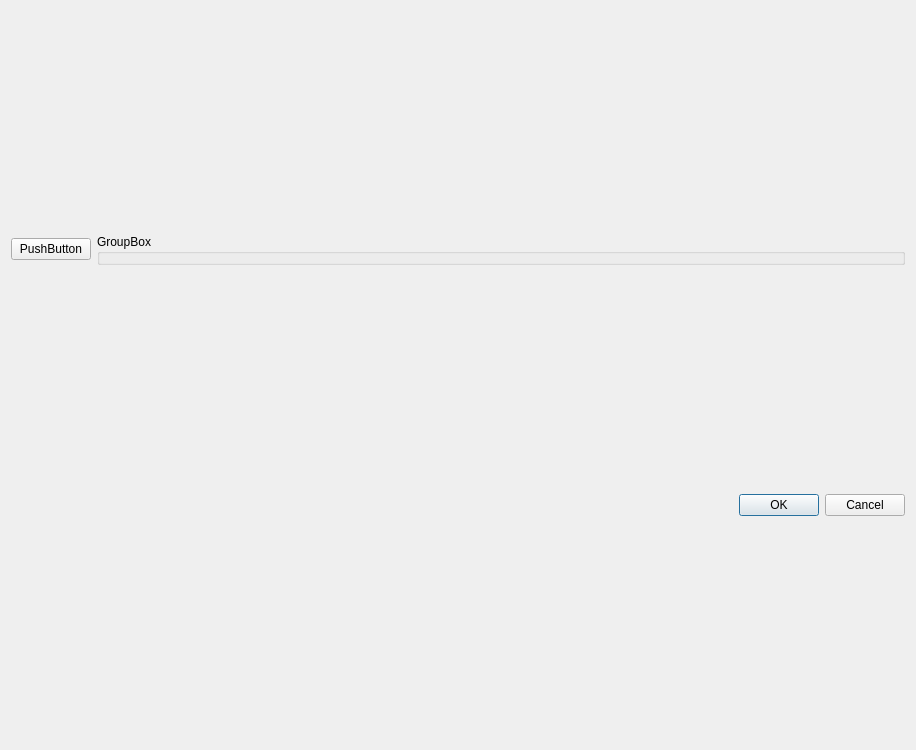
<?xml version="1.0" encoding="UTF-8"?>
<ui version="4.0">
 <class>Dialog</class>
 <widget class="QDialog" name="Dialog">
  <property name="geometry">
   <rect>
    <x>0</x>
    <y>0</y>
    <width>916</width>
    <height>750</height>
   </rect>
  </property>
  <property name="windowTitle">
   <string>Dialog</string>
  </property>
  <layout class="QGridLayout" name="gridLayout">
   <item row="1" column="1">
    <widget class="QGroupBox" name="groupBox">
     <property name="title">
      <string>GroupBox</string>
     </property>
    </widget>
   </item>
   <item row="2" column="1">
    <widget class="QDialogButtonBox" name="buttonBox">
     <property name="orientation">
      <enum>Qt::Horizontal</enum>
     </property>
     <property name="standardButtons">
      <set>QDialogButtonBox::Cancel|QDialogButtonBox::Ok</set>
     </property>
    </widget>
   </item>
   <item row="1" column="0">
    <widget class="QPushButton" name="pushButton">
     <property name="text">
      <string>PushButton</string>
     </property>
    </widget>
   </item>
  </layout>
 </widget>
 <resources/>
 <connections>
  <connection>
   <sender>buttonBox</sender>
   <signal>accepted()</signal>
   <receiver>Dialog</receiver>
   <slot>accept()</slot>
   <hints>
    <hint type="sourcelabel">
     <x>248</x>
     <y>254</y>
    </hint>
    <hint type="destinationlabel">
     <x>157</x>
     <y>274</y>
    </hint>
   </hints>
  </connection>
  <connection>
   <sender>buttonBox</sender>
   <signal>rejected()</signal>
   <receiver>Dialog</receiver>
   <slot>reject()</slot>
   <hints>
    <hint type="sourcelabel">
     <x>316</x>
     <y>260</y>
    </hint>
    <hint type="destinationlabel">
     <x>286</x>
     <y>274</y>
    </hint>
   </hints>
  </connection>
 </connections>
</ui>
